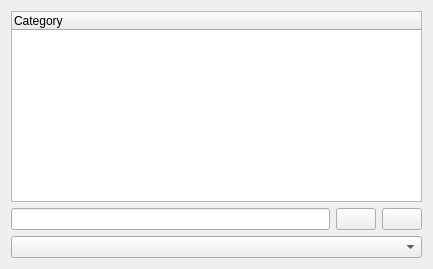
<?xml version="1.0" encoding="UTF-8"?>
<ui version="4.0">
 <class>CategoryDialog_base</class>
 <widget class="QWidget" name="CategoryDialog_base">
  <property name="geometry">
   <rect>
    <x>0</x>
    <y>0</y>
    <width>433</width>
    <height>269</height>
   </rect>
  </property>
  <property name="windowTitle">
   <string>Select Categories</string>
  </property>
  <layout class="QVBoxLayout" name="verticalLayout_2">
   <item>
    <widget class="IncidenceEditorNG::AutoCheckTreeWidget" name="mCategories">
     <property name="columnCount">
      <number>1</number>
     </property>
     <column>
      <property name="text">
       <string>Category</string>
      </property>
     </column>
    </widget>
   </item>
   <item>
    <layout class="QVBoxLayout" name="verticalLayout">
     <item>
      <layout class="QHBoxLayout" name="horizontalLayout">
       <item>
        <widget class="QLineEdit" name="mLineEdit"/>
       </item>
       <item>
        <widget class="QPushButton" name="mButtonAdd">
         <property name="text">
          <string/>
         </property>
        </widget>
       </item>
       <item>
        <widget class="QPushButton" name="mButtonRemove">
         <property name="text">
          <string/>
         </property>
        </widget>
       </item>
      </layout>
     </item>
     <item>
      <widget class="KColorCombo" name="mColorCombo"/>
     </item>
    </layout>
   </item>
  </layout>
 </widget>
 <customwidgets>
  <customwidget>
   <class>KColorCombo</class>
   <extends>QComboBox</extends>
   <header>kcolorcombo.h</header>
  </customwidget>
  <customwidget>
   <class>IncidenceEditorNG::AutoCheckTreeWidget</class>
   <extends>QTreeWidget</extends>
   <header>autochecktreewidget.h</header>
  </customwidget>
 </customwidgets>
 <tabstops>
  <tabstop>mCategories</tabstop>
 </tabstops>
 <resources/>
 <connections/>
</ui>
